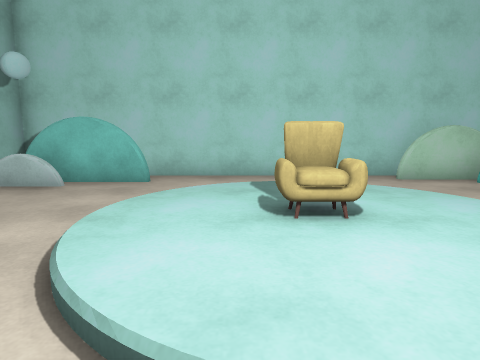
[1] (above)

12 first-person views from a walk through a Unity game level. The camera is 1.2 m above the floor, tilts 8° down and sees 75° across. The floor is counted in squares, 1 m on a side. Each view is taken from the middle of a square. On the plan, view 1 faces up. The plan holds only what a view shows up to about 13 squares ahead; the rest is blank. The player is left out. Some surface patterns are stand-ins.

[2]
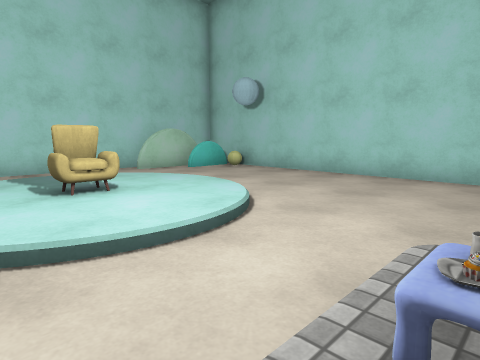

[3]
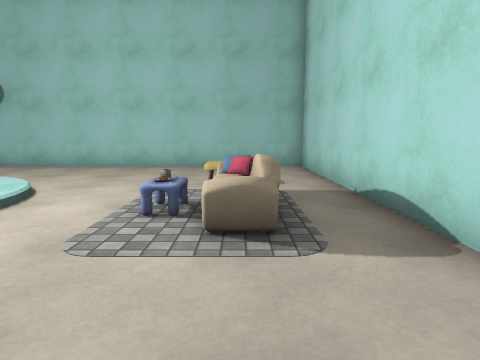

[4]
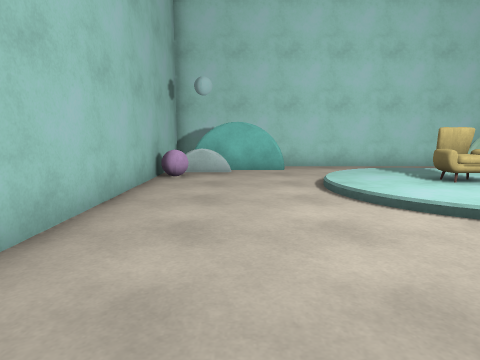

[5]
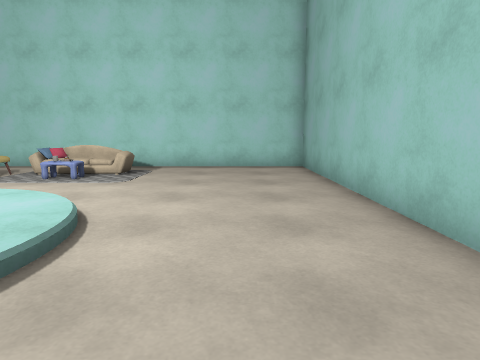

[6]
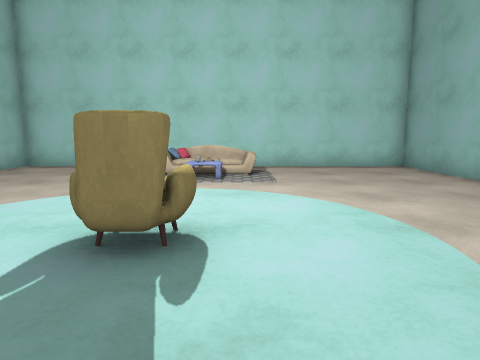

[7]
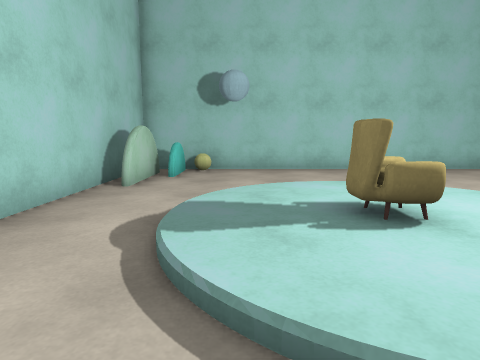

[8]
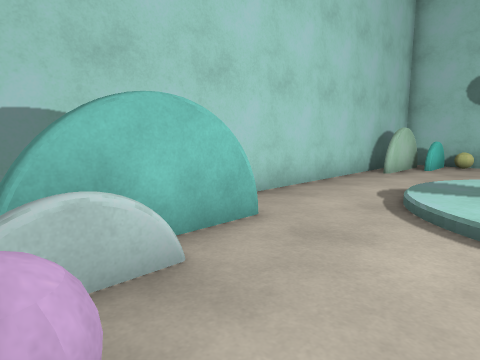

[9]
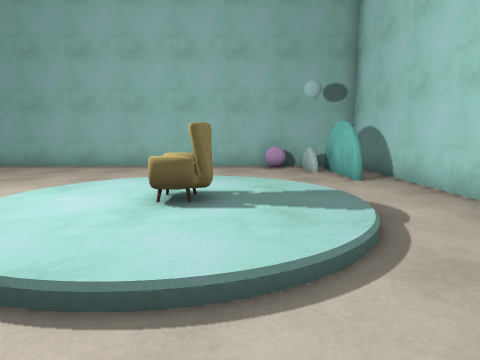

[10]
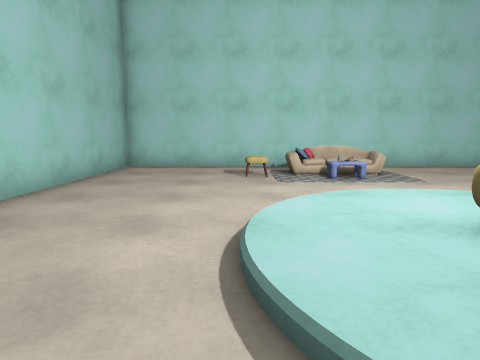

[11]
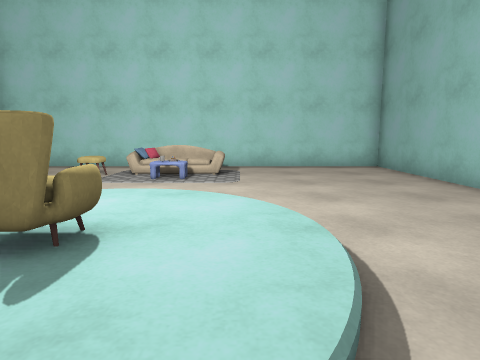

[12]
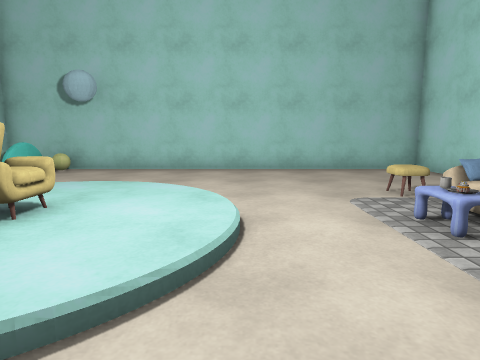

### Floor plan
Key: @ floor where view 1 was taken; # wall or solid block; . main floor; : floor 0.25 m higher than the main floor; / step, stairs or slope; = window, fence, low wall or low ledge; C chair; R rug; S sofa; O other object.
Columns run from 7 left of view 1 to 9 right of it. Each row starts with its distance up from view 1.
 10 #################
  9 #...........###.#
  8 #####........===#
  7 ##.....///.....=#
  6 #=..../:::/.....#
  5 #..../:::::/....#
  4 #..../::C::/....#
  3 #..../:::::/....#
  2 #...../:::/.....#
  1 #......///......#
  0 #......@........#
 -1 #...............#
 -2 #.......O.......#
 -3 #......SSRR.....#
 -4 #...............#
 -5 #...............#
 -6 #################

Where each view was taken, in squares from view 1:
view 1: 0 up, 0 right, facing up
view 2: 2 down, 1 left, facing up-right
view 3: 3 down, 4 left, facing right
view 4: 3 down, 4 left, facing up
view 5: 7 up, 4 left, facing down
view 6: 7 up, 0 right, facing down
view 7: 6 up, 3 left, facing right
view 8: 5 up, 6 left, facing up-right
view 9: 5 up, 6 right, facing left
view 10: 7 up, 4 right, facing down
view 11: 7 up, 1 left, facing down
view 12: 1 up, 3 left, facing right
